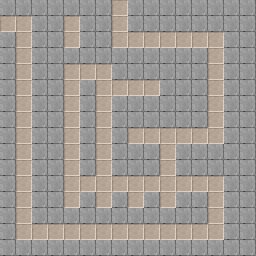

This is a level from a 2D game, rendered from its Tiled map with the project's own tilesets. A one-line summary and the complete map file follow:
An orthogonal 32x32 tile map with 8x8 px tiles, 1 tile layer (Tile Layer 1) and 23 objects (Player, npc-1).

<map version="1.0" tiledversion="2017.09.13" orientation="orthogonal" renderorder="right-down" width="32" height="32" tilewidth="8" tileheight="8" infinite="0" nextobjectid="27">
 <tileset firstgid="1" source="DungeonTileset.tsx" />
 <layer name="Tile Layer 1" width="32" height="32">
  <data encoding="csv">
1,2,1,2,1,2,1,2,1,2,1,2,1,2,272,273,1,2,1,2,1,2,1,2,1,2,1,2,1,2,1,2,
65,66,65,66,65,66,65,66,65,66,65,66,65,66,336,337,65,66,65,66,65,66,65,66,65,66,65,66,65,66,65,66,
272,273,272,273,1,2,1,2,272,273,1,2,1,2,272,273,1,2,1,2,1,2,1,2,1,2,1,2,1,2,1,2,
336,337,336,337,65,66,65,66,336,337,65,66,65,66,336,337,65,66,65,66,65,66,65,66,65,66,65,66,65,66,65,66,
1,2,272,273,1,2,1,2,272,273,1,2,1,2,272,273,272,273,272,273,272,273,272,273,272,273,272,273,1,2,1,2,
65,66,336,337,65,66,65,66,336,337,65,66,65,66,336,337,336,337,336,337,336,337,336,337,336,337,336,337,65,66,65,66,
1,2,272,273,1,2,1,2,1,2,1,2,1,2,1,2,1,2,1,2,1,2,1,2,1,2,272,273,1,2,1,2,
65,66,336,337,65,66,65,66,65,66,65,66,65,66,65,66,65,66,65,66,65,66,65,66,65,66,336,337,65,66,65,66,
1,2,272,273,1,2,1,2,272,273,272,273,272,273,1,2,1,2,1,2,1,2,1,2,1,2,272,273,1,2,1,2,
65,66,336,337,65,66,65,66,336,337,336,337,336,337,65,66,65,66,65,66,65,66,65,66,65,66,336,337,65,66,65,66,
1,2,272,273,1,2,1,2,272,273,1,2,272,273,272,273,272,273,272,273,1,2,1,2,1,2,272,273,1,2,1,2,
65,66,336,337,65,66,65,66,336,337,65,66,336,337,336,337,336,337,336,337,65,66,65,66,65,66,336,337,65,66,65,66,
1,2,272,273,1,2,1,2,272,273,1,2,272,273,1,2,1,2,1,2,1,2,1,2,1,2,272,273,1,2,1,2,
65,66,336,337,65,66,65,66,336,337,65,66,336,337,65,66,65,66,65,66,65,66,65,66,65,66,336,337,65,66,65,66,
1,2,272,273,1,2,1,2,272,273,1,2,272,273,1,2,1,2,1,2,1,2,1,2,1,2,272,273,1,2,1,2,
65,66,336,337,65,66,65,66,336,337,65,66,336,337,65,66,65,66,65,66,65,66,65,66,65,66,336,337,65,66,65,66,
1,2,272,273,1,2,1,2,272,273,1,2,272,273,1,2,272,273,272,273,272,273,272,273,272,273,272,273,1,2,1,2,
65,66,336,337,65,66,65,66,336,337,65,66,336,337,65,66,336,337,336,337,336,337,336,337,336,337,336,337,65,66,65,66,
1,2,272,273,1,2,1,2,272,273,1,2,272,273,1,2,1,2,1,2,272,273,1,2,1,2,1,2,1,2,1,2,
65,66,336,337,65,66,65,66,336,337,65,66,336,337,65,66,65,66,65,66,336,337,65,66,65,66,65,66,65,66,65,66,
1,2,272,273,1,2,1,2,272,273,1,2,272,273,1,2,1,2,1,2,272,273,1,2,1,2,1,2,1,2,1,2,
65,66,336,337,65,66,65,66,336,337,65,66,336,337,65,66,65,66,65,66,336,337,65,66,65,66,65,66,65,66,65,66,
1,2,272,273,1,2,1,2,272,273,272,273,272,273,272,273,272,273,272,273,272,273,272,273,272,273,272,273,1,2,1,2,
65,66,336,337,65,66,65,66,336,337,336,337,336,337,336,337,336,337,336,337,336,337,336,337,336,337,336,337,65,66,65,66,
1,2,272,273,1,2,1,2,272,273,1,2,272,273,1,2,272,273,1,2,272,273,1,2,1,2,272,273,1,2,1,2,
65,66,336,337,65,66,65,66,336,337,65,66,336,337,65,66,336,337,65,66,336,337,65,66,65,66,336,337,65,66,65,66,
1,2,272,273,1,2,1,2,1,2,1,2,1,2,1,2,1,2,1,2,1,2,1,2,1,2,272,273,1,2,1,2,
65,66,336,337,65,66,65,66,65,66,65,66,65,66,65,66,65,66,65,66,65,66,65,66,65,66,336,337,65,66,65,66,
1,2,272,273,272,273,272,273,272,273,272,273,272,273,272,273,272,273,272,273,272,273,272,273,272,273,272,273,1,2,1,2,
65,66,336,337,336,337,336,337,336,337,336,337,336,337,336,337,336,337,336,337,336,337,336,337,336,337,336,337,65,66,65,66,
1,2,1,2,1,2,1,2,1,2,1,2,1,2,1,2,1,2,1,2,1,2,1,2,1,2,1,2,1,2,1,2,
65,66,65,66,65,66,65,66,65,66,65,66,65,66,65,66,65,66,65,66,65,66,65,66,65,66,65,66,65,66,65,66
</data>
 </layer>
 <objectgroup name="Solids">
  <object id="1" x="0" y="0" width="112" height="16" />
  <object id="3" x="32" y="16" width="32" height="208" />
  <object id="5" x="64" y="208" width="144" height="16" />
  <object id="6" x="176" y="192" width="32" height="16" />
  <object id="8" x="144" y="192" width="16" height="16" />
  <object id="9" x="112" y="192" width="16" height="16" />
  <object id="10" x="80" y="192" width="16" height="16" />
  <object id="11" x="80" y="80" width="16" height="96" />
  <object id="12" x="64" y="48" width="144" height="16" />
  <object id="13" x="80" y="16" width="32" height="32" />
  <object id="14" x="112" y="64" width="96" height="16" />
  <object id="15" x="160" y="80" width="48" height="48" />
  <object id="16" x="112" y="96" width="48" height="32" />
  <object id="17" x="112" y="128" width="16" height="48" />
  <object id="18" x="128" y="144" width="32" height="32" />
  <object id="19" x="176" y="144" width="48" height="32" />
  <object id="20" x="0" y="32" width="16" height="224" />
  <object id="21" x="16" y="240" width="208" height="16" />
  <object id="22" x="224" y="0" width="32" height="256" />
  <object id="23" x="128" y="0" width="96" height="32" />
 </objectgroup>
 <objectgroup name="Entities">
  <object id="24" name="Player" type="Player" x="112" y="0" width="16" height="16" />
  <object id="25" x="53" y="118.667" />
  <object id="26" name="Npc" type="npc-1" x="0" y="16" width="16" height="16" />
 </objectgroup>
</map>